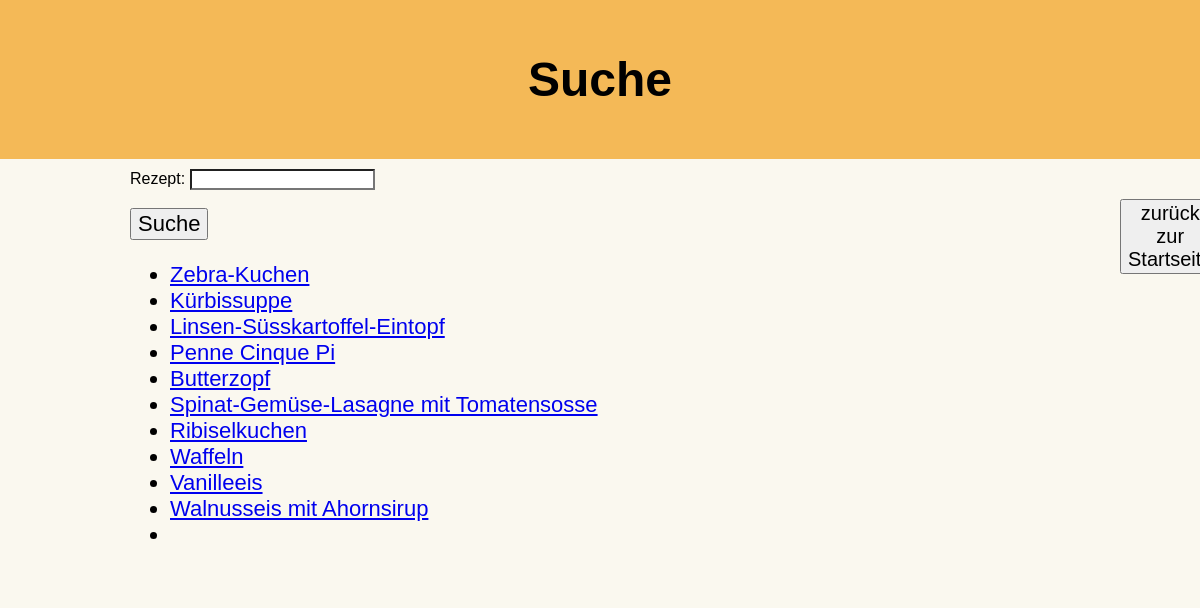
The page /Suche on the database its author committed.
### tables this page shows
CREATE TABLE "rezepte" (
	"rezeptID"	INTEGER,
	"Titel"	TEXT,
	"Rubrik"	NUMERIC,
	"Anleitung"	TEXT,
	"Schwierigkeit"	INTEGER,
	"Zubereitungszeit"	TEXT,
	"Bildname"	TEXT,
	"Infos"	TEXT,
	"Personen"	INTEGER,
	PRIMARY KEY("rezeptID" AUTOINCREMENT)
);

### Webseite.py (the view)
@app.route("/Suche")
def suche():
    conn = connect_db()
    rezepte = conn.execute('SELECT * FROM rezepte').fetchall()
    conn.close()
    return render_template("suche.html", rezepte = rezepte)

### Webseite.py (called while the page is built)
def connect_db():
    conn = sqlite3.connect('Rezept.db.db')
    conn.row_factory = sqlite3.Row
    return conn

### templates/suche.html (shortened to what this page needs)
<html>
    <head>
        <link href="{{url_for('static',filename='myStyl.css')}}"rel="stylesheet" type="text/css"/>
    </head>
    <body>
        <div class="header">
            <h1>Suche</h1>
        </div>
        <div class="row">
            <div class="column side">
            </div>
            <div class="column middle">
                <form class="suchfeld" action="{{ url_for('handle_data') }}" method="post">
                <label for="suchfeld">Rezept:</label>
                <input type="text" id="suchfeld" name="suchfeld" style="background-image: url('searchicon.png')"><br><br>
                <input class="button_suche" type="submit" value="Suche">
                </form>
                <div class="liste_suche">
                    <ul>
                        {%for rezept in rezepte%}
                            <li><a href="/detail_{{rezept.rezeptID}}">{{rezept.Titel}}</a></li>
                        {%endfor%}
                    </ul>
                </div>
            </div>
            <div class="column side">
                <button class="button_zzS" onclick="location.href = '/'">zurück zur Startseite</button>
            </div>
        </div>
    </body>
</html>

### static/myStyl.css (style rules this page uses)
.column { float: left; padding: 10px; }
.column.side { width: 10%; }
.column.middle { width: 80%; }
* { box-sizing: border-box; }
.row:after { content: ""; display: table; clear: both; }
body { background: rgba(240,232,205,0.3); background-attachment: fixed; font-family: Helvetica, Verdana, sans-serif; margin:0; }
.header { background-color: rgba(243,159,24,0.7); text-align: center; color: black; font-size: 1.5em; padding: 20px; font-family: Helvetica, Verdana, sans-serif; }
h1 { text-align: center; color: black; font-size: 2em; }
.button_suche { font-size: 22px; }
.button_zzS { margin-left: 30px; margin-top: 30px; margin-bottom: 30px; font-size: 20px; }
.liste_suche { font-size: 22px; }

### rows shown on the page
rezepte: Titel "Zebra-Kuchen"
rezepte: Titel "Kürbissuppe"
rezepte: Titel "Linsen-Süsskartoffel-Eintopf"
rezepte: Titel "Penne Cinque Pi"
rezepte: Titel "Butterzopf"
rezepte: Titel "Spinat-Gemüse-Lasagne mit Tomatensosse"
rezepte: Titel "Ribiselkuchen"
rezepte: Titel "Waffeln"
rezepte: Titel "Vanilleeis"
rezepte: Titel "Walnusseis mit Ahornsirup"
